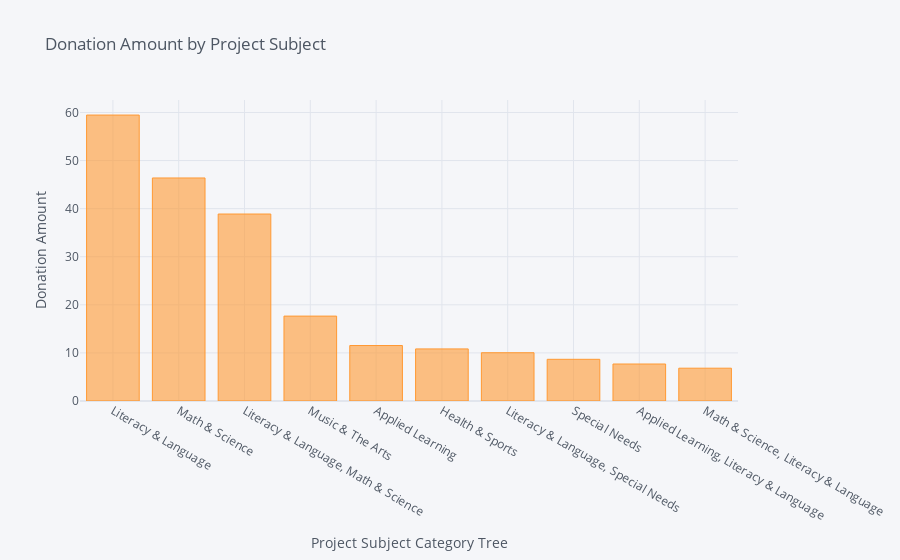

The cell this chart's notebook holds for it:
### Code cell
s9=s8/1000000
s9.iplot(kind='bar',xTitle='Project Subject Category Tree',
yTitle='Donation Amount',title='Donation Amount by Project Subject')

### Figure 1 — Plotly figure (JSON) as saved in the notebook; plotly's stock layout.template omitted (floating-point values rounded to 4 significant figures)
{"data": [{"marker": {"color": "rgba(255, 153, 51, 0.6)", "line": {"color": "rgba(255, 153, 51, 1.0)", "width": 1}}, "name": "Donation Amount", "orientation": "v", "text": "", "type": "bar", "x": ["Literacy & Language", "Math & Science", "Literacy & Language, Math & Science", "Music & The Arts", "Applied Learning", "Health & Sports", "Literacy & Language, Special Needs", "Special Needs", "Applied Learning, Literacy & Language", "Math & Science, Literacy & Language"], "y": [59.46, 46.38, 38.88, 17.65, 11.54, 10.83, 10.04, 8.669, 7.691, 6.82]}], "layout": {"legend": {"bgcolor": "#F5F6F9", "font": {"color": "#4D5663"}}, "paper_bgcolor": "#F5F6F9", "plot_bgcolor": "#F5F6F9", "title": {"font": {"color": "#4D5663"}, "text": "Donation Amount by Project Subject"}, "xaxis": {"gridcolor": "#E1E5ED", "showgrid": true, "tickfont": {"color": "#4D5663"}, "title": {"font": {"color": "#4D5663"}, "text": "Project Subject Category Tree"}, "zerolinecolor": "#E1E5ED"}, "yaxis": {"gridcolor": "#E1E5ED", "showgrid": true, "tickfont": {"color": "#4D5663"}, "title": {"font": {"color": "#4D5663"}, "text": "Donation Amount"}, "zerolinecolor": "#E1E5ED"}}}
